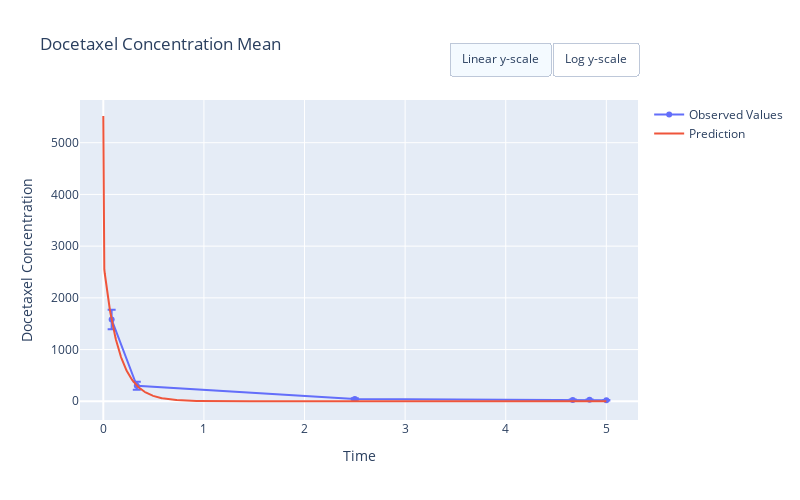

The code cell stored with this chart in its notebook:
### Code cell
# Visualisation using Plotly
y_label = drug + " Concentration"
x_label = "Time"

fig = px.scatter(
    df_stats,
    title=drug + " Concentration Mean",
    x="TIME",
    y="mean",
    error_y = "std",
    # facet_col="DOSE",
    # color="DOSE",
    width=800, 
    height=500,
)

fig.update_xaxes(title_text=x_label)
fig.update_yaxes(title_text=y_label)
fig.update_traces(mode='markers+lines')
fig['data'][0]['showlegend']=True
fig['data'][0]['name']='Observed Values'
fig.add_trace(go.Scatter(x=times, y=PintsLinCompIV().simulate(parameters, times),
                    mode='lines',
                    name='Prediction'))

fig.update_layout(
    updatemenus=[
        dict(
            type = "buttons",
            direction = "left",
            buttons=list([
                dict(
                    args=[{"yaxis.type": "linear"}],
                    label="Linear y-scale",
                    method="relayout"
                ),
                dict(
                    args=[{"yaxis.type": "log"}],
                    label="Log y-scale",
                    method="relayout"
                )
            ]),
            pad={"r": 0, "t": -10},
            showactive=True,
            x=1.0,
            xanchor="right",
            y=1.15,
            yanchor="top"
        ),
    ]
)
fig.show()

### Figure 1 — Plotly figure (JSON) as saved in the notebook; plotly's stock layout.template omitted (floating-point values rounded to 4 significant figures; data arrays with more than 128 entries replaced by an {"elided": "..."} marker saying what was removed)
{"data": [{"error_y": {"array": [187.5, 77.71, 14.16, 7.17, 5.957, 5.018]}, "hovertemplate": "TIME=%{x}<br>mean=%{y}<extra></extra>", "legendgroup": "", "marker": {"color": "#636efa", "symbol": "circle"}, "mode": "markers+lines", "name": "Observed Values", "orientation": "v", "showlegend": true, "type": "scatter", "x": [0.083, 0.333, 2.5, 4.666, 4.833, 5], "xaxis": "x", "y": [1581.0, 299.0, 44.78, 26.29, 28.65, 19.92], "yaxis": "y"}, {"mode": "lines", "name": "Prediction", "type": "scatter", "x": {"elided": "1000 float values"}, "y": {"elided": "1000 float values"}}], "layout": {"height": 500, "legend": {"tracegroupgap": 0}, "title": {"text": "Docetaxel Concentration Mean"}, "updatemenus": [{"buttons": [{"args": [{"yaxis.type": "linear"}], "label": "Linear y-scale", "method": "relayout"}, {"args": [{"yaxis.type": "log"}], "label": "Log y-scale", "method": "relayout"}], "direction": "left", "pad": {"r": 0, "t": -10}, "showactive": true, "type": "buttons", "x": 1, "xanchor": "right", "y": 1.15, "yanchor": "top"}], "width": 800, "xaxis": {"anchor": "y", "domain": [0, 1], "title": {"text": "Time"}}, "yaxis": {"anchor": "x", "domain": [0, 1], "title": {"text": "Docetaxel Concentration"}}}}
